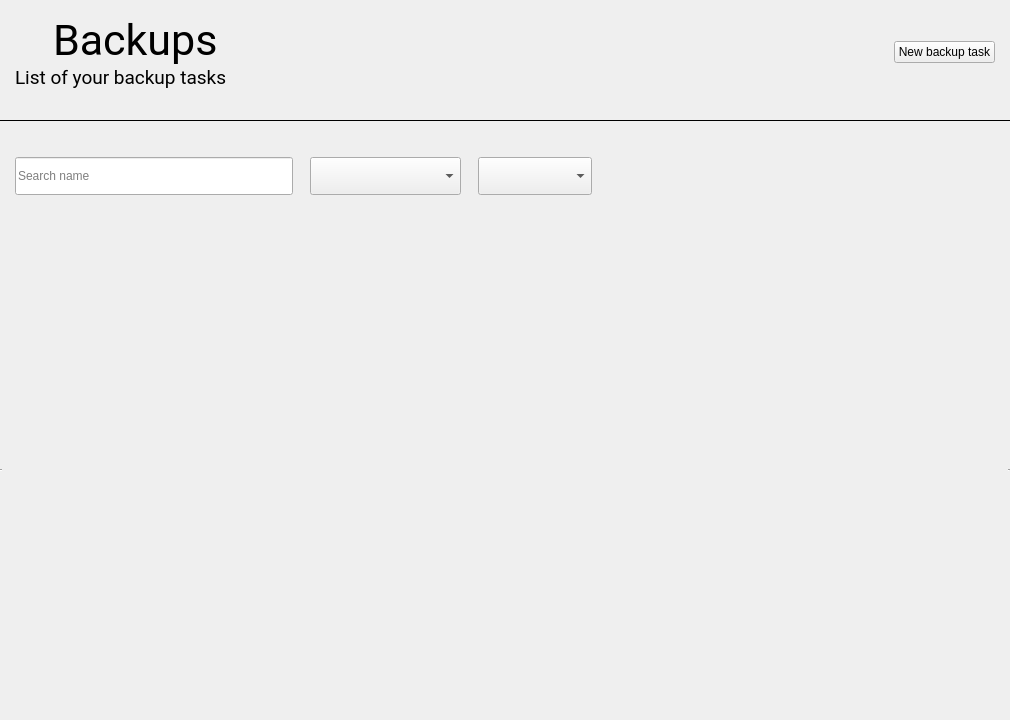
<?xml version="1.0" encoding="UTF-8"?>
<ui version="4.0">
 <class>welcomeBackupScreen</class>
 <widget class="QWidget" name="welcomeBackupScreen">
  <property name="geometry">
   <rect>
    <x>0</x>
    <y>0</y>
    <width>1010</width>
    <height>720</height>
   </rect>
  </property>
  <property name="windowTitle">
   <string>Form</string>
  </property>
  <layout class="QVBoxLayout" name="verticalLayout_3">
   <property name="spacing">
    <number>0</number>
   </property>
   <property name="leftMargin">
    <number>0</number>
   </property>
   <property name="topMargin">
    <number>15</number>
   </property>
   <property name="rightMargin">
    <number>0</number>
   </property>
   <property name="bottomMargin">
    <number>15</number>
   </property>
   <item>
    <layout class="QHBoxLayout" name="header">
     <property name="spacing">
      <number>0</number>
     </property>
     <property name="leftMargin">
      <number>15</number>
     </property>
     <property name="topMargin">
      <number>0</number>
     </property>
     <property name="rightMargin">
      <number>15</number>
     </property>
     <property name="bottomMargin">
      <number>0</number>
     </property>
     <item>
      <widget class="QWidget" name="widget" native="true">
       <layout class="QVBoxLayout" name="verticalLayout">
        <property name="spacing">
         <number>0</number>
        </property>
        <property name="leftMargin">
         <number>0</number>
        </property>
        <property name="topMargin">
         <number>0</number>
        </property>
        <property name="rightMargin">
         <number>0</number>
        </property>
        <property name="bottomMargin">
         <number>0</number>
        </property>
        <item>
         <layout class="QHBoxLayout" name="horizontalLayout">
          <item>
           <widget class="QLabel" name="backupIcon112">
            <property name="minimumSize">
             <size>
              <width>38</width>
              <height>36</height>
             </size>
            </property>
            <property name="maximumSize">
             <size>
              <width>38</width>
              <height>36</height>
             </size>
            </property>
            <property name="text">
             <string/>
            </property>
            <property name="pixmap">
             <pixmap resource="Resources.qrc">:/resources/assets/icons/sideBar/active/backup_white.svg</pixmap>
            </property>
            <property name="scaledContents">
             <bool>false</bool>
            </property>
            <property name="alignment">
             <set>Qt::AlignLeading|Qt::AlignLeft|Qt::AlignVCenter</set>
            </property>
            <property name="margin">
             <number>0</number>
            </property>
            <property name="indent">
             <number>-1</number>
            </property>
           </widget>
          </item>
          <item>
           <widget class="QLabel" name="label_2">
            <property name="font">
             <font>
              <family>Roboto</family>
              <pointsize>32</pointsize>
             </font>
            </property>
            <property name="text">
             <string>Backups</string>
            </property>
           </widget>
          </item>
         </layout>
        </item>
        <item>
         <widget class="QLabel" name="label_3">
          <property name="font">
           <font>
            <family>Roboto</family>
            <pointsize>14</pointsize>
           </font>
          </property>
          <property name="text">
           <string>List of your backup tasks</string>
          </property>
         </widget>
        </item>
       </layout>
      </widget>
     </item>
     <item>
      <spacer name="horizontalSpacer_4">
       <property name="orientation">
        <enum>Qt::Horizontal</enum>
       </property>
       <property name="sizeHint" stdset="0">
        <size>
         <width>40</width>
         <height>20</height>
        </size>
       </property>
      </spacer>
     </item>
     <item>
      <widget class="QPushButton" name="newTaskW">
       <property name="layoutDirection">
        <enum>Qt::LeftToRight</enum>
       </property>
       <property name="styleSheet">
        <string notr="true"/>
       </property>
       <property name="text">
        <string>New backup task</string>
       </property>
       <property name="icon">
        <iconset resource="Resources.qrc">
         <normaloff>:/resources/assets/icons/main/plus_icon.svg</normaloff>:/resources/assets/icons/main/plus_icon.svg</iconset>
       </property>
       <property name="iconSize">
        <size>
         <width>15</width>
         <height>15</height>
        </size>
       </property>
      </widget>
     </item>
    </layout>
   </item>
   <item>
    <spacer name="verticalSpacer_3">
     <property name="orientation">
      <enum>Qt::Vertical</enum>
     </property>
     <property name="sizeType">
      <enum>QSizePolicy::Fixed</enum>
     </property>
     <property name="sizeHint" stdset="0">
      <size>
       <width>20</width>
       <height>30</height>
      </size>
     </property>
    </spacer>
   </item>
   <item>
    <widget class="Line" name="line">
     <property name="frameShadow">
      <enum>QFrame::Plain</enum>
     </property>
     <property name="lineWidth">
      <number>1</number>
     </property>
     <property name="orientation">
      <enum>Qt::Horizontal</enum>
     </property>
    </widget>
   </item>
   <item>
    <spacer name="verticalSpacer">
     <property name="orientation">
      <enum>Qt::Vertical</enum>
     </property>
     <property name="sizeType">
      <enum>QSizePolicy::Fixed</enum>
     </property>
     <property name="sizeHint" stdset="0">
      <size>
       <width>20</width>
       <height>35</height>
      </size>
     </property>
    </spacer>
   </item>
   <item>
    <widget class="QWidget" name="searchBar" native="true">
     <layout class="QHBoxLayout" name="horizontalLayout_2">
      <property name="spacing">
       <number>0</number>
      </property>
      <property name="leftMargin">
       <number>15</number>
      </property>
      <property name="topMargin">
       <number>0</number>
      </property>
      <property name="rightMargin">
       <number>15</number>
      </property>
      <property name="bottomMargin">
       <number>0</number>
      </property>
      <item>
       <widget class="QLineEdit" name="lineEdit">
        <property name="sizePolicy">
         <sizepolicy hsizetype="Preferred" vsizetype="Fixed">
          <horstretch>0</horstretch>
          <verstretch>0</verstretch>
         </sizepolicy>
        </property>
        <property name="minimumSize">
         <size>
          <width>278</width>
          <height>38</height>
         </size>
        </property>
        <property name="maximumSize">
         <size>
          <width>400</width>
          <height>16777215</height>
         </size>
        </property>
        <property name="maxLength">
         <number>32767</number>
        </property>
        <property name="placeholderText">
         <string>Search name</string>
        </property>
       </widget>
      </item>
      <item>
       <spacer name="horizontalSpacer">
        <property name="orientation">
         <enum>Qt::Horizontal</enum>
        </property>
        <property name="sizeType">
         <enum>QSizePolicy::Fixed</enum>
        </property>
        <property name="sizeHint" stdset="0">
         <size>
          <width>17</width>
          <height>17</height>
         </size>
        </property>
       </spacer>
      </item>
      <item>
       <widget class="QComboBox" name="comboBox">
        <property name="sizePolicy">
         <sizepolicy hsizetype="Preferred" vsizetype="Fixed">
          <horstretch>0</horstretch>
          <verstretch>0</verstretch>
         </sizepolicy>
        </property>
        <property name="minimumSize">
         <size>
          <width>151</width>
          <height>38</height>
         </size>
        </property>
        <property name="maximumSize">
         <size>
          <width>16777215</width>
          <height>16777215</height>
         </size>
        </property>
        <property name="placeholderText">
         <string>How often</string>
        </property>
       </widget>
      </item>
      <item>
       <spacer name="horizontalSpacer_2">
        <property name="orientation">
         <enum>Qt::Horizontal</enum>
        </property>
        <property name="sizeType">
         <enum>QSizePolicy::Minimum</enum>
        </property>
        <property name="sizeHint" stdset="0">
         <size>
          <width>17</width>
          <height>17</height>
         </size>
        </property>
       </spacer>
      </item>
      <item>
       <widget class="QComboBox" name="comboBox_2">
        <property name="sizePolicy">
         <sizepolicy hsizetype="Preferred" vsizetype="Fixed">
          <horstretch>0</horstretch>
          <verstretch>0</verstretch>
         </sizepolicy>
        </property>
        <property name="minimumSize">
         <size>
          <width>114</width>
          <height>38</height>
         </size>
        </property>
        <property name="placeholderText">
         <string>Priority</string>
        </property>
       </widget>
      </item>
      <item>
       <spacer name="horizontalSpacer_3">
        <property name="orientation">
         <enum>Qt::Horizontal</enum>
        </property>
        <property name="sizeHint" stdset="0">
         <size>
          <width>40</width>
          <height>20</height>
         </size>
        </property>
       </spacer>
      </item>
     </layout>
    </widget>
   </item>
   <item>
    <spacer name="verticalSpacer_2">
     <property name="orientation">
      <enum>Qt::Vertical</enum>
     </property>
     <property name="sizeType">
      <enum>QSizePolicy::Fixed</enum>
     </property>
     <property name="sizeHint" stdset="0">
      <size>
       <width>20</width>
       <height>40</height>
      </size>
     </property>
    </spacer>
   </item>
   <item>
    <widget class="QScrollArea" name="scrollArea">
     <property name="layoutDirection">
      <enum>Qt::LeftToRight</enum>
     </property>
     <property name="frameShape">
      <enum>QFrame::HLine</enum>
     </property>
     <property name="widgetResizable">
      <bool>true</bool>
     </property>
     <widget class="QWidget" name="scrollAreaWidgetContents">
      <property name="geometry">
       <rect>
        <x>0</x>
        <y>0</y>
        <width>1006</width>
        <height>461</height>
       </rect>
      </property>
      <layout class="QVBoxLayout" name="verticalLayout_4">
       <property name="spacing">
        <number>0</number>
       </property>
       <property name="leftMargin">
        <number>15</number>
       </property>
       <property name="topMargin">
        <number>0</number>
       </property>
       <property name="rightMargin">
        <number>15</number>
       </property>
       <property name="bottomMargin">
        <number>0</number>
       </property>
      </layout>
     </widget>
    </widget>
   </item>
  </layout>
 </widget>
 <resources>
  <include location="Resources.qrc"/>
 </resources>
 <connections/>
</ui>
